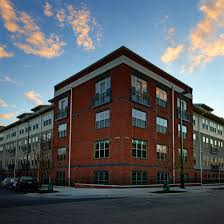
%> input picture cw2/images.jpg, 224 x 224 px
$ octave bin.m   (GNU Octave 9; MATLAB toolbox functions it lacks are replaced by stand-ins)
%> lines starting %> are read from the running program, lines starting %| are printed output that depends on the picture; in (x1, y1, x2, y2) boxes, pixels count from 0 and x2, y2 are one past the last pixel; in counts of white or black regions, pixels touching at a corner belong together; the program's own positions count from 1
%% Q1. Matching
% close all; clear all
% 1) Manual
img = im2double(imread('images.jpg'));
% img = im2double(imread('test1.png'));
% img = im2double(imread('test2.png'));
imshow(img);
if size(img)>2 % or selecting ONE colour channel
    img = rgb2gray(img);
%> img: size 224x224 double
end
blurMask=[0.03 0.105 0.222 0.286 0.222 0.105 0.03];
img = conv2(img, blurMask, 'same');
%[X1,Y1] = ginput(5); % get interest points in imgA
% [X2,Y2] = ginput(5); % get interest points in imgB

%% 2) Automatic
% a) Harris points detector
[dx, dy]= meshgrid(-1 :1,-1 : 1); % x & y derivative matrix
sigma=1;
% compute derivative of img (correlation between kernel and img)
Ix = conv2(img, dx, 'same');
Iy = conv2(img, dy, 'same');
h = fspecial('gaussian',max(1, fix(6*sigma)),sigma);
% autocorrelation matrix
Ix2 = Ix.^2;
Iy2 = Iy.^2;
Ixy = Ix.*Iy;
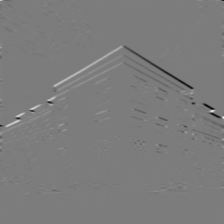
%> Ixy: size 224x224 double; min -1.61, max 1.68, mean -0.00179; drawn with min black and max white

%applying gaussian filter on the computed value (window thing)
Sx2 = conv2(Ix2, h, 'same');
Sy2 = conv2(Iy2, h, 'same');
Sxy = conv2(Ixy, h, 'same');
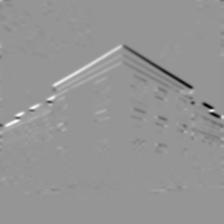
%> Sxy: size 224x224 double; min -0.973, max 0.687, mean -0.00178; drawn with min black and max white
autoMat = [Sx2 Sxy; Sxy Sy2];
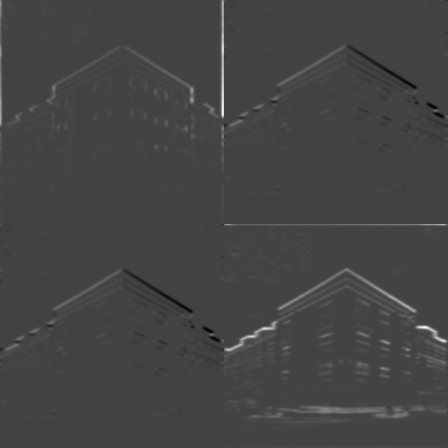
%> autoMat: size 448x448 double; min -0.973, max 2.73, mean 0.0246; drawn with min black and max white

% get the pixels col and row number
height = size(img,1);
%> height = 224
width = size(img,2);
%> width = 224
% set constant and threshold
k = 0.04;
% threshold = 0.007;
% for i = 1:height
%     for j = 1:width
%         % Define at each pixel(i, j) the matrix M
%         M = [Sx2(i,j) Sxy(i,j);Sxy(i,j) Sy2(i,j)];
%
%         % Compute the response of the detector at each pixel (measure of
%         % cornerness in terms of eve of M)
%         % R<0: edge, R>0: corner, |R| small: flat
%         R(i,j) = (det(M) - k * (trace(M)^2)); % equivalent to eve1*eve2-k(eve1+eve2)^2
%     end
% end

% % or compute in once???
R = (Sx2.*Sy2 - Sxy.^2)./(Sx2 + Sy2 + eps); % need a higher threshold
threshold = 0.1*graythresh(R);
%> threshold = 0.0102

% Remove low gardients, graythresh makes the threshold adapt to image
highR = R>threshold;
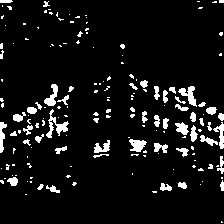
%> highR: size 224x224 logical; 7.6% white; 166 white regions (115 under 20 px), largest, box (x1, y1, x2, y2) and area: (46, 109, 69, 138) 218, (178, 86, 197, 107) 172, (44, 84, 58, 106) 151

% find local max: Non-maximum suppression, finds next highest point in
% neighborhood and checks whether this point in R is greater than that
nearest_max = ordfilt2(R, 8, [1 1 1;1 0 1;1 1 1]);
local_maxima = R>nearest_max;
%> local_maxima: size 224x224 logical; 2.3% white in thin lines or dots

% get interest points: satisfy both high gradient and is local maximum
% around the neighborhood
output = highR & local_maxima;
%> output: size 224x224 logical; 0.59% white in thin lines or dots

% [6 lines of commented-out code are left out]
boundary = 6*2;
output(1:boundary,:)=0;
%> output: size 224x224 logical; 0.56% white in thin lines or dots
output(end-boundary:end,:)=0;
%> output: size 224x224 logical; 0.56% white in thin lines or dots, all inside (x1, y1, x2, y2) = (0, 13, 223, 195)
output(:,1:boundary)=0;
%> output: size 224x224 logical; 0.52% white in thin lines or dots, all inside (x1, y1, x2, y2) = (12, 13, 223, 195)
output(:,end-boundary:end)=0;
%> output: size 224x224 logical; 0.48% white in thin lines or dots, all inside (x1, y1, x2, y2) = (12, 13, 211, 195)

[r, c]=find(output);
%> r = 242 values from 14 to 195; c = 242 values from 13 to 211
intere_pt=[c';r']; % interest points matrix
%> intere_pt = 242 columns, first 8: [13 13 14 14 14 14 15 15; 176 184 44 153 166 181 135 150]
figure; imshow(img);
hold on;plot(c,r,'ys') % c-xaxis; r-yaixs find 69 interst points
%> after `plot(c,r,'ys')`:
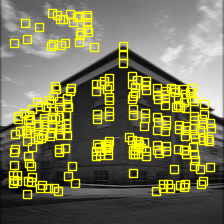
%> figure redrawn from the program's plot data

%%
% b) calculate local feature descriptor from interest points

% Get image gradient magnitudes and directions at each pixel

%  Convert gradient directions into corresponding bin from the 8 bins
%  (0:45:360)

% For each interest point, iterate over each cell in 3x3 grid (??? change
% to 32x32). For each cell, extract subarray of gradient magnitudes and
% directions. Calculate bin count weighted by gradient magnitudes for each
% cell. Concatente and normalize to get features for interest point

%  Return descriptors for each interest point

% As in coordinate convention: c-x, r-y
features = zeros(length(c),128); % 128 dimensions or 121???
%> features: size 242x128 double; every value is 0

% zero-pad image
img_pad = padarray(img,[6/2 6/2],'symmetric');
[Gmag, Gdir] = imgradient(img_pad);

% Convert gradient direction into 8 bins
Gdir = Gdir + 180;
Gdir_bin = floor(Gdir/45)+1;
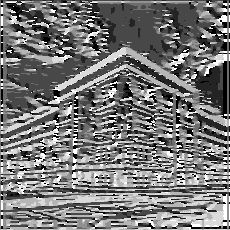
%> Gdir_bin: size 230x230 double; min 1, max 8, mean 4.28; drawn with min black and max white

% iterate over each cell in 3x3 grid.
for i = 1:length(c) % the n-th interest point
    cnt = 0;
    for cellx_start = r(i) : 6 / 3 : r(i)+6 -1 % each cell in 4x4 grid
        cellx_end = r(i)+6/3-1;
        for celly_start = c(i) : 6 / 3 : c(i) + 6 - 1 % each cell in 4x4 grid
            celly_end = c(i)+6/3-1;
            % extract magnitude and direction bin submatrices
            cell_Gmag = reshape(Gmag(celly_start:celly_end, cellx_start:cellx_end),[],1);
            cell_Gdir = reshape(Gdir_bin(celly_start:celly_end, cellx_start:cellx_end),[],1);
            % Compute features for each cell in grid
            for k = 1:length(cell_Gdir)
                idx = cnt*8+cell_Gdir(k);
                % Increments weigthed by gradient magnitude
                features(i, idx) = features(i, idx)+cell_Gmag(k); % prevent normalisation to be NaN
            end
            cnt=cnt+1;
        end
    end
    features(i,:)=features(i,:)/norm(features(i,:));
end
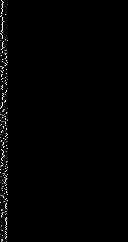
%> features: size 242x128 double; min 0, max 1, mean 0.00971
%%
% a) homography matrix

% Assume we have two images '1' and '2' and four feature pairs:
% (p1 is the reference image)
% corre1 is a 2*n matrix. Each row is the coordinates of a point in '1'
% corre2 is a 2*n matrix. Each row is the coordinates of a point in '2'
% H is the homography matrix, such that:
% corre1_homogeneous = H * [corre2 ones(size(corre2, 1), 1)]'
%> (the run ends here)
